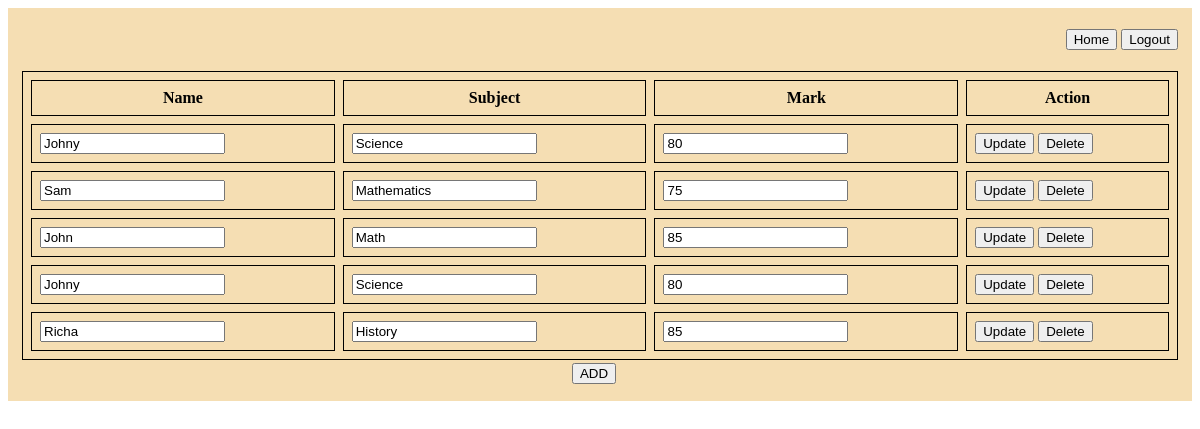
/dashboard (signed in), run on an earlier commit of the app's database.
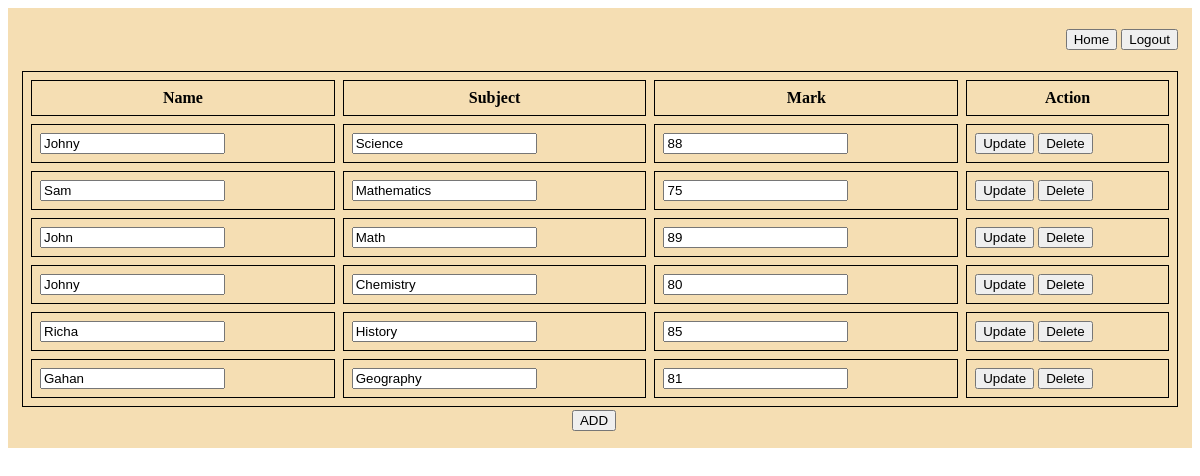
And on a later commit of the database.
### students.py (models this page shows)
class Students(db.Model):
    id = db.Column(db.Integer, primary_key=True)
    name = db.Column(db.String(200), nullable=False)
    subject = db.Column(db.String(200), nullable=False)
    marks = db.Column(db.Integer, nullable=False)

### dasboard.py (the view)
@studentbp.route("/dashboard", methods=["GET"])
@login_required
def fetch():
    students_list = students.Students.query.all()
    return render_template("dashboard.html", students=students_list)

### __init__.py (called while the page is built)
def create_app():
    app = Flask(__name__)
    app.config['SECRET_KEY'] = 'gahan'
    app.config['SQLALCHEMY_DATABASE_URI'] = 'sqlite:///db.sqlite'
    app.config['SQLALCHEMY_TRACK_MODIFICATIONS'] = False
    db.init_app(app)
    login_manager = LoginManager()
    login_manager.login_view = 'auth.login'
    login_manager.init_app(app)
    from teachers import users
    @login_manager.user_loader
    def load_user(user_id):
        return users.query.get(int(user_id))
    from main import main
    app.register_blueprint(main)
    from auth import loginbp
    app.register_blueprint(loginbp)
    from register import regbp
    app.register_blueprint(regbp)
    from dasboard import studentbp
    app.register_blueprint(studentbp)
    return app

### templates/dashboard.html (shortened to what this page needs)
<!DOCTYPE html>
<html>
    <head>
    </head>
    <body>
        <div class="dashboard-main">
        <table width="100%" height="100%" border="0" cellspacing="7" cellpadding="7" bgcolor="wheat" >
            <tr>
                <tr>
                    <td align="right"><button>Home</button> <button onclick="location.href='/login'">Logout</button></td>
                </tr>
                <td align="center">
                    <table width="100%" border="" bordercolor="black" cellspacing="8" cellpadding="8">
                        <tr>
                            <th><strong>Name</strong></th>
                            <th><strong>Subject</strong></th>
                            <th><strong>Mark</strong></th>
                            <th><strong>Action</strong></th>
                        </tr>
                        {% for students in students %}
                        <tr>
                            <form action="/update/{{ students.id }}" method="post">
                            <td><input type="text" name="name" value="{{ students.name }}"></td>
                            <td><input type="text" name="subject" value="{{ students.subject }}"></td>
                            <td><input type="text" name="marks" value="{{ students.marks }}"></td>
                            <td><button type="submit">Update</button> <button type="submit" formaction="/delete/{{ students.id }}">Delete</button></td>
                            </form>
                        </tr>
                      {% endfor %}
                    </table>
                    <table>
                        <tr>
                            <td align="left">
                                <button type="button" onclick="openNewWindow()">ADD</button>
                            </td>
                            <td></td>
                            <td></td>
                            <td></td>
                        </tr>
                    </table>
                </td>
            </tr>
        </table>
        </div>
    </body>
</html>

What changed in the data, as far as the page shows it:
changed Students "Science": marks "80" → "88"
changed Students "John": marks "85" → "89"
changed Students: subject "Science" → "Chemistry"
added Students: name "Gahan", subject "Geography", marks "81"
